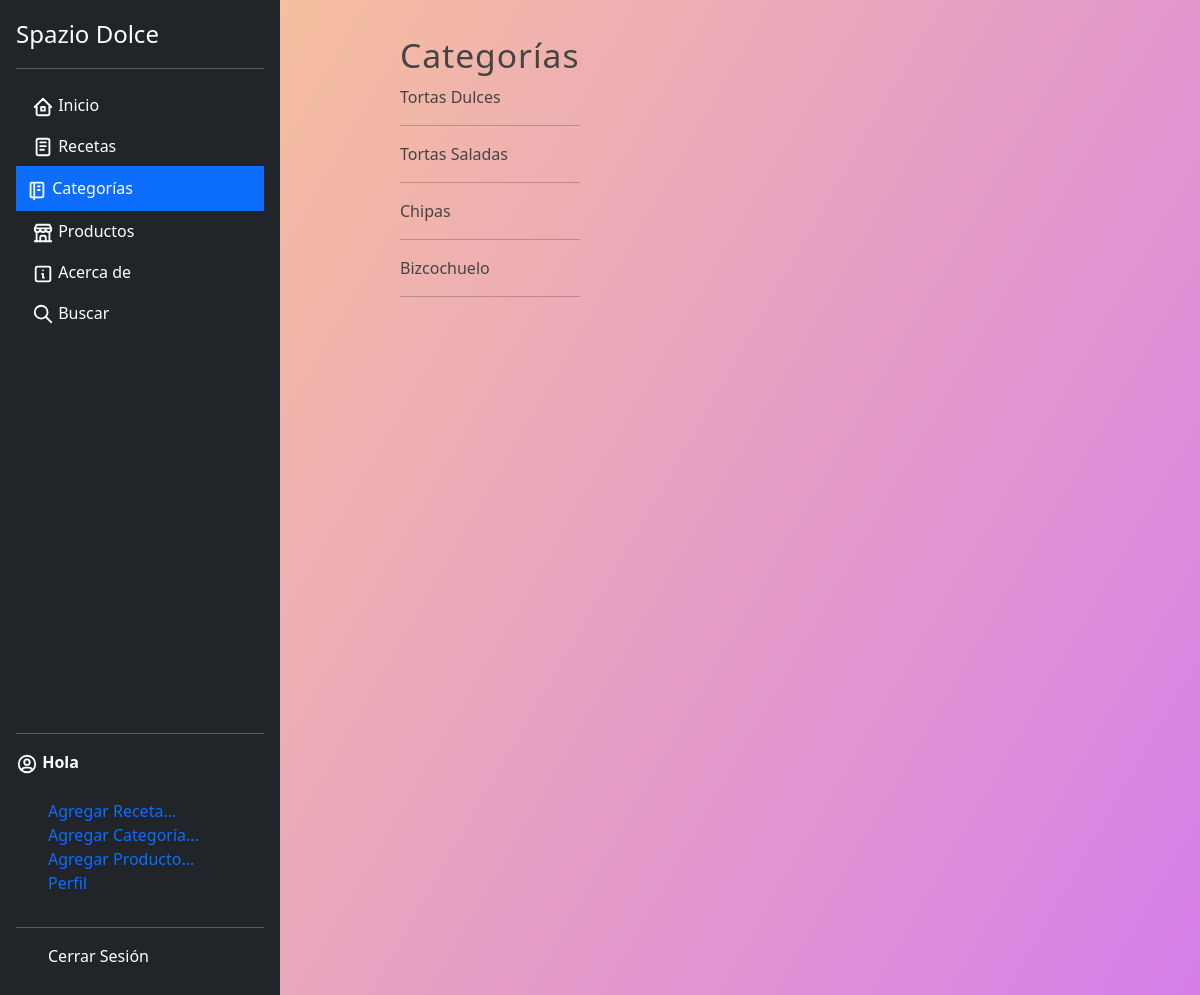
The app's page /categorias/, older data.
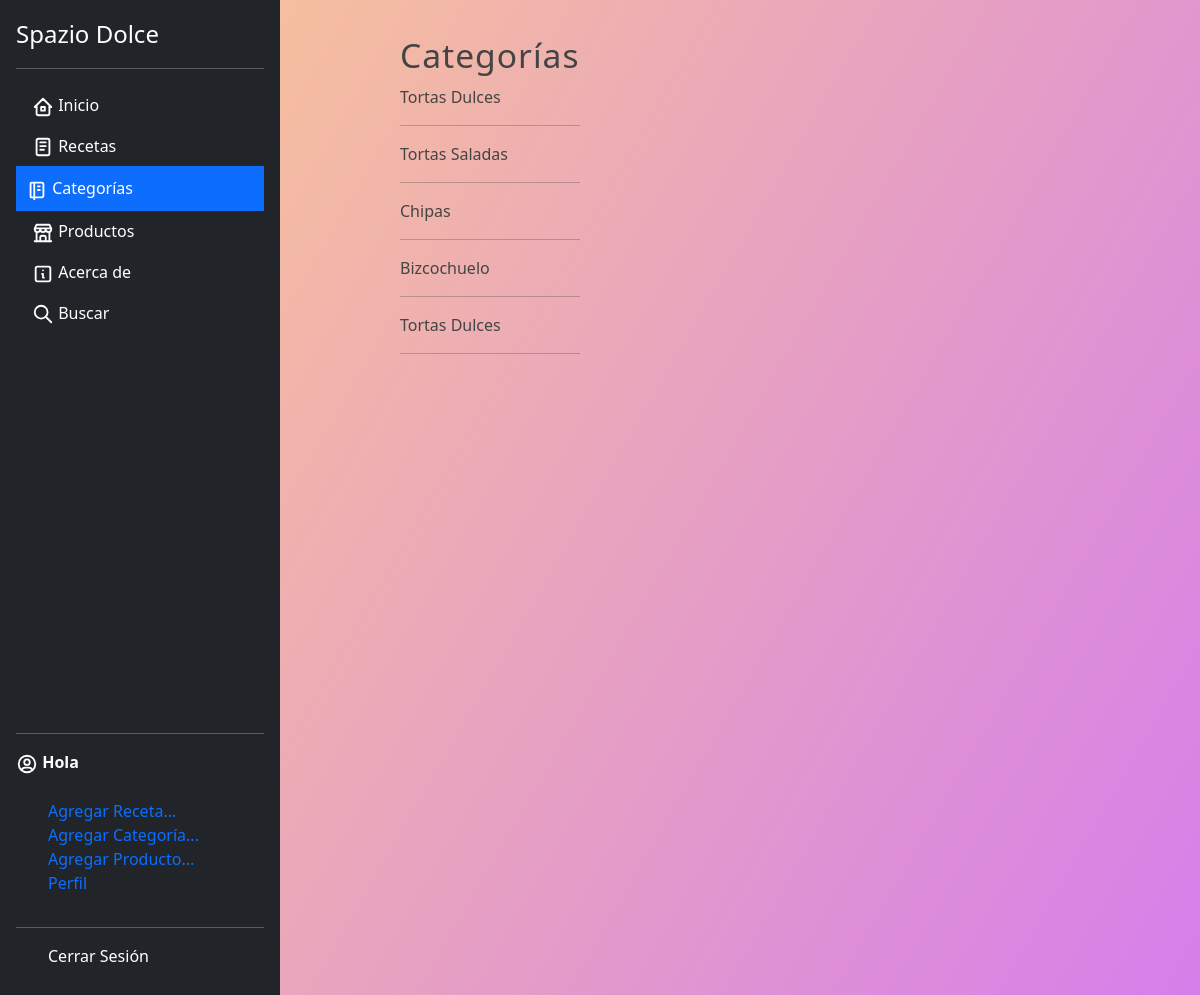
The same page, newer data.
### blog/models.py (models this page shows, shortened)
class Category(models.Model):
    name = models.CharField(max_length=100, verbose_name='Nombre')
    description = models.CharField(max_length=255,verbose_name='Descripción')
    created_at = models.DateTimeField(auto_now_add=True, verbose_name='Creado el')
    class Meta:
        verbose_name = 'Categoría'
        verbose_name_plural = 'Categorías'

### blog/views.py (the view)
# urls.py: path('categorias/', views.categories, name = 'list_categorias'),
def categories(request):
    categories = Category.objects.all()
    return render(request,'categories/listcategory.html',{
        'title' : 'Categorías',
        'categories' : categories,
    })

### blog/processor.py (called while the page is built)
def get_categories(request):
    categories_in_use = Article.objects.filter(public = True).values_list('categories',flat = True)
    categories = Category.objects.filter(id__in =categories_in_use).values_list('id','name')
    return {
        'categories' : categories,
        'categories_in_use' :categories_in_use
    }

### pages/context_processors.py (called while the page is built)
def get_pages(request):
    pages = Page.objects.filter(visible = True).order_by("order").values_list('id','title', 'slug')
    return {
        'pages' : pages
    }

### blog/templates/categories/listcategory.html (shortened to what this page needs)
{% extends 'layouts/layout.html'%}
{%block content %}
<body class="body-list-cat">
    <h1 class ="title">{{title}}</h1>
    {% include 'categories/categories.html' %}
    </body>
{% endblock %}

### blog/templates/categories/categories.html (shortened to what this page needs)
{% for category in categories%}
<article class = "article-item">
    <div class = "data">
        <p>
            {% if category.id %}
            <a href="{% url 'category' category.id %}">{{ category.name}}</a>
        {% endif %}
        </p>
    </div>
</article>
<hr>
{% endfor %}

Row changes from the older to the newer data that the page shows:
added Category: name "Tortas Dulces"
